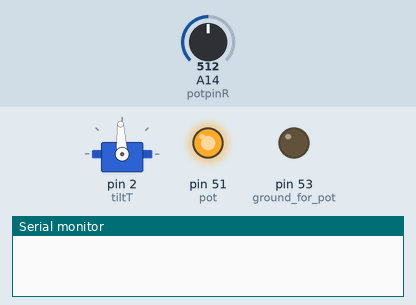
Recording of a sketch running on a simulated Arduino Mega 2560, built with avr-gcc and run on an emulated ATmega2560. On the bench: servo, output pins drawn as LEDs (lit = HIGH), the last lines printed to the serial monitor. Inputs (shaded band) come from the test bench; at power-on: A14 (potpinR) = 512.

Above: at 1.2 s.
1.3 s: A14 (potpinR) set to 716
At 3.4 s:
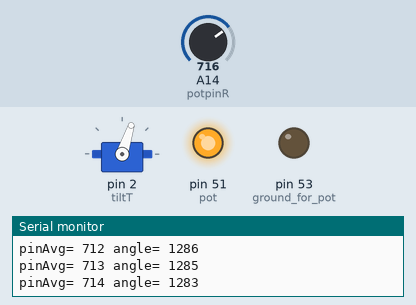
4.3 s: A14 (potpinR) set to 1023
At 6.8 s:
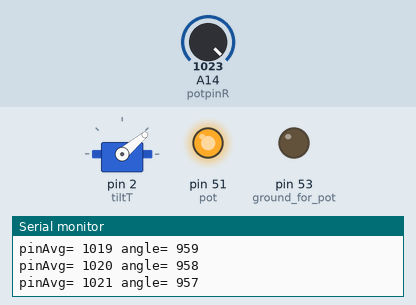
7.3 s: A14 (potpinR) set to 122
At 9.8 s:
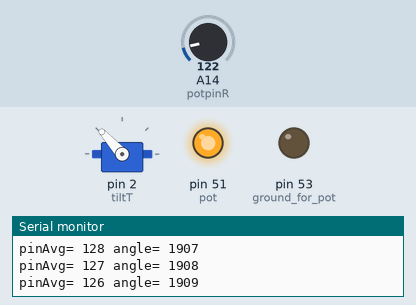
10.3 s: A14 (potpinR) set to 0
At 12.4 s:
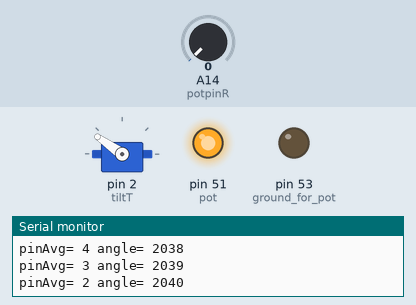
Timing chart, 0 to 13.9 s (numbered marks = the images above; inputs shaded):
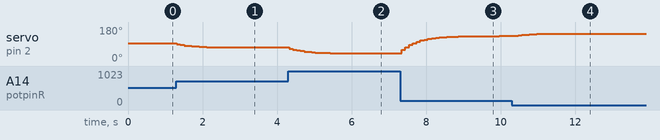

The sketch:

MotoKnobServoMega.ino
```cpp
/* MotoKnobServoMega -- Mead's mod to control a motor speed or servo using map function
  -- assuming 90 deg sent to servo obj = 1500 uS pulse width = motor stopped or mid pt;
  below that, motor runs back or CCW; above, it runs forward or CW; also works for positioning
  mod for mega uses D pins for ground/5v of pot, but powering servo fails from D pins
*/

#include <Servo.h>  // lib defaults 0 -> 544 uS, 180 -> 2400 uS; servo goes to whatever its min/max are

Servo tiltT;  // creates servo object to control something

#define potpinR A14  // analog pin to read the potentiometer voltage
float valaR;    //  variable reads the value from the analog pin R
int valR;     // mapped int to write a variable width pulse to output pin

void setup()
{
  pinMode(potpinR, INPUT);   // A14 input for R
  pinMode(53, OUTPUT); //  ground for pot
  digitalWrite(53, LOW);
  pinMode(51, OUTPUT); // 5v for pot
  digitalWrite(51, HIGH);

  Serial.begin(9600);   // for printout of values

  tiltT.attach(2);     // attach some dig (needs PWM? - no) pin to servo,
  //  or e.g. (pin,default min 544,max 2400)

}  //end setup

void loop()
{
  valaR = analogRead(potpinR);       // reads the volts from the potentiometer (0 to 1023)
  static float prevAvgR = valaR;  // just set once, first loop

  int newAvgR = round((valaR + 4 * prevAvgR) * 0.2); // ? faster to * than / by X
  valR = map(newAvgR, 40, 980, 2000, 1000); // scale it to degrees for servo (full range = 0 to 180 or partial range)
  // servo position center = 90, pulse = 1500 uS, motor still
  // 70-110 gives range of 1280 - 1680 uS

  tiltT.writeMicroseconds(valR);   // sets the servo position (or motor speed) according to the scaled value

  if (Serial.available())      //type any letter to get printout of vals, mostly for debugging
  { Serial.read();  // serves no purpose except to clear serial buffer
    Serial.print(newAvgR);  Serial.print("  "); Serial.println(valR);
    if (tiltT.attached()) Serial.println("on some pin");
    else Serial.println("nada");
  }   //end if

  // print out new values if different
  if (newAvgR != round(prevAvgR))  // only print if it's changed
  { //print to Ser Mon if it's on
    Serial.print("pinAvg= ");
    Serial.print(newAvgR);
    Serial.print(" angle= ");
    Serial.println(valR);
  }

  prevAvgR = newAvgR;

  delay(100);                // smaller delay = gets there faster
}  // end loop
```

Measured:
- after the input at 1.3 s, servo on pin 2 (tiltT): moves from 93° to 72° over 1.3 s, starting at once
- after the input at 4.3 s, servo on pin 2 (tiltT): moves from 72° to 40° over 1.7 s, starting at once
- after the input at 7.3 s, servo on pin 2 (tiltT): moves from 40° to 133° over 2.6 s, starting at once
- after the input at 10.3 s, servo on pin 2 (tiltT): moves from 133° to 145° over 1.2 s, starting after 0.07 s
